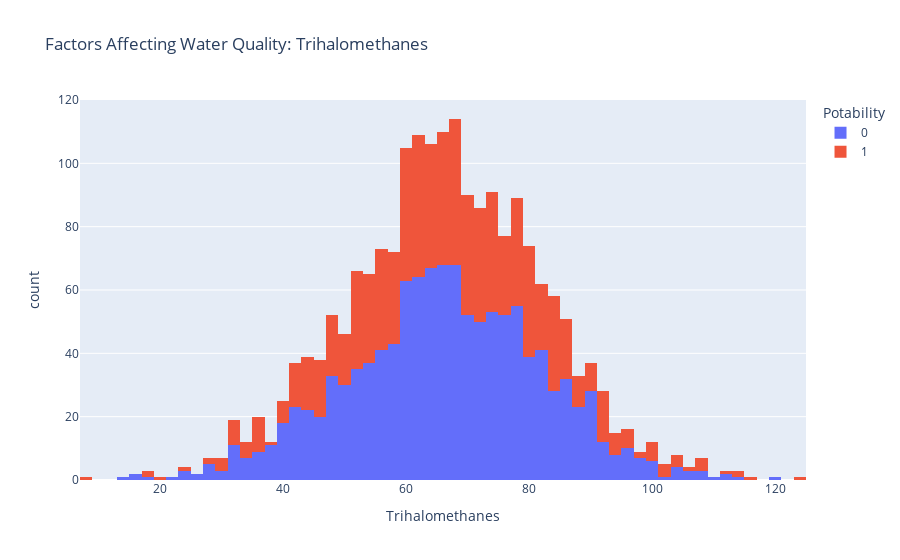

Notebook source saved alongside this figure:
### Code cell
figure = px.histogram(data, x = "Trihalomethanes", 
                      color = "Potability", 
                      title= "Factors Affecting Water Quality: Trihalomethanes")
figure.show()

### Figure 1 — Plotly figure (JSON) as saved in the notebook; plotly's stock layout.template omitted (floating-point values rounded to 4 significant figures; data arrays with more than 128 entries replaced by an {"elided": "..."} marker saying what was removed)
{"data": [{"alignmentgroup": "True", "bingroup": "x", "hovertemplate": "Potability=0<br>Trihalomethanes=%{x}<br>count=%{y}<extra></extra>", "legendgroup": "0", "marker": {"color": "#636efa", "pattern": {"shape": ""}}, "name": "0", "offsetgroup": "0", "orientation": "v", "showlegend": true, "type": "histogram", "x": {"elided": "1200 float values"}, "xaxis": "x", "yaxis": "y"}, {"alignmentgroup": "True", "bingroup": "x", "hovertemplate": "Potability=1<br>Trihalomethanes=%{x}<br>count=%{y}<extra></extra>", "legendgroup": "1", "marker": {"color": "#EF553B", "pattern": {"shape": ""}}, "name": "1", "offsetgroup": "1", "orientation": "v", "showlegend": true, "type": "histogram", "x": {"elided": "811 float values"}, "xaxis": "x", "yaxis": "y"}], "layout": {"barmode": "relative", "legend": {"title": {"text": "Potability"}, "tracegroupgap": 0}, "title": {"text": "Factors Affecting Water Quality: Trihalomethanes"}, "xaxis": {"anchor": "y", "domain": [0, 1], "title": {"text": "Trihalomethanes"}}, "yaxis": {"anchor": "x", "domain": [0, 1], "title": {"text": "count"}}}}
